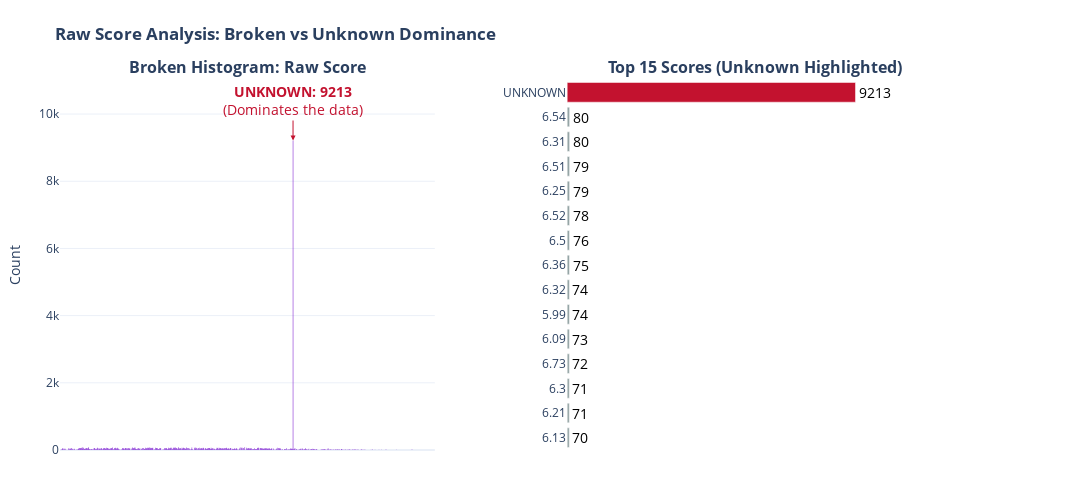

Notebook source saved alongside this figure:
### Markdown cell above
## **II. Target Variable: Score**

### **1. Issue Overview**


### **2. Solution**


### **3. Visual Evidence: Misleading (Raw) vs. Correct (Clean) Insights**

### Code cell
import plotly.express as px
from plotly.subplots import make_subplots
import pandas as pd

# --- Prepare Data ---
df_raw_viz = df_anime_dataset_2023.copy()
df_raw_viz['Score'] = df_raw_viz['Score'].astype(str)

unknown_count = df_raw_viz[df_raw_viz['Score']=='UNKNOWN'].shape[0]

score_counts = df_raw_viz['Score'].value_counts().reset_index()
score_counts.columns = ['Score','Frequency']
score_counts['Color'] = score_counts['Score'].apply(lambda x: 'Misleading (Unknown)' if x=='UNKNOWN' else 'Valid Score')
top_scores = score_counts.head(15)

# --- Create Subplots ---
fig = make_subplots(
    rows=1, cols=2,
    subplot_titles=("<b>Broken Histogram: Raw Score<b>", "<b>Top 15 Scores (Unknown Highlighted)<b>"),
    horizontal_spacing=0.15  # khoảng cách giữa 2 chart
)

# --- Chart 1: Histogram ---
hist_fig = px.histogram(df_raw_viz, x='Score', color_discrete_sequence=["#7814cf"])
for trace in hist_fig.data:
    fig.add_trace(trace, row=1, col=1)

fig.add_annotation(
    x='UNKNOWN', y=unknown_count,
    text=f"<b>UNKNOWN: {unknown_count}</b><br>(Dominates the data)",
    showarrow=True, arrowhead=2, ax=0, ay=-40,
    font=dict(color="#C3122F", size=14), arrowcolor="#C3122F",
    row=1, col=1
)

fig.update_xaxes(type='category', row=1, col=1, showticklabels=False)
fig.update_yaxes(title_text="Count", row=1, col=1)

# --- Chart 2: Horizontal Bar ---
bar_fig = px.bar(
    top_scores,
    x='Frequency',
    y='Score',
    orientation='h',
    color='Color',
    color_discrete_map={'Misleading (Unknown)': '#C3122F', 'Valid Score': '#95a5a6'},
    text='Frequency'
)
for trace in bar_fig.data:
    fig.add_trace(trace, row=1, col=2)

# --- Critical Settings to keep text outside ---
fig.update_traces(textposition='outside', textfont=dict(size=14, color='black'), row=1, col=2)

fig.update_yaxes(categoryorder='total ascending', row=1, col=2, showgrid=False, showline=False)
fig.update_xaxes(showticklabels=False, showgrid=False, zeroline=False, showline=False,
                 row=1, col=2, automargin=True, range=[0, max(top_scores['Frequency'])*1.3])

# --- Layout chung ---
fig.update_layout(
    template='plotly_white',
    showlegend=False,
    height=500,
    width=1300,  # tăng chiều rộng tổng thể
    margin=dict(l=60, r=150, t=80, b=50),
    title_text="<b>Raw Score Analysis: Broken vs Unknown Dominance</b>"
)

fig.show()


# 1. Drop NaN just for plotting (Storytelling purpose: Show the valid distribution)
# In prepared_data.csv, Score is already float, but might have NaNs. 
# We visualize the AVAILABLE valid scores.
valid_scores = df_cleaned['Score'].dropna()

# 2. Calculate Statistics for Annotation
mean_score = valid_scores.mean()
median_score = valid_scores.median()

# 3. Plot Histogram
fig = px.histogram(
    x=valid_scores,
    nbins=40, # Granular bins
    title='<b>True Anime Score Distribution (Cleaned)</b><br><i>(Gaussian-like distribution after removing noise)</i>',
    color_discrete_sequence=["#7C2EC1"], # Professional Blue
    opacity=0.8
)

# 4. Add Mean Line (Vertical Line)
fig.add_vline(
    x=mean_score, 
    line_width=3, 
    line_dash="dash", 
    line_color="#C3122F",
    annotation_text=f"Mean: {mean_score:.2f}", 
    annotation_position="top right"
)

# 5. Declutter
fig.update_layout(
    template='plotly_white',
    xaxis_title="Score (0-10)",
    yaxis_title="Frequency",
    bargap=0.1,
    height=500
)

fig.show()

### Figure 1 — Plotly figure (JSON) as saved in the notebook; plotly's stock layout.template omitted (floating-point values rounded to 4 significant figures; data arrays with more than 128 entries replaced by an {"elided": "..."} marker saying what was removed)
{"data": [{"bingroup": "x", "hovertemplate": "Score=%{x}<br>count=%{y}<extra></extra>", "legendgroup": "", "marker": {"color": "#7814cf", "pattern": {"shape": ""}}, "name": "", "orientation": "v", "showlegend": false, "type": "histogram", "x": {"elided": "24905 str values"}, "xaxis": "x", "yaxis": "y"}, {"hovertemplate": "Color=Misleading (Unknown)<br>Frequency=%{text}<br>Score=%{y}<extra></extra>", "legendgroup": "Misleading (Unknown)", "marker": {"color": "#C3122F", "pattern": {"shape": ""}}, "name": "Misleading (Unknown)", "orientation": "h", "showlegend": true, "text": [9213.0], "textfont": {"color": "black", "size": 14}, "textposition": "outside", "type": "bar", "x": [9213], "xaxis": "x2", "y": ["UNKNOWN"], "yaxis": "y2"}, {"hovertemplate": "Color=Valid Score<br>Frequency=%{text}<br>Score=%{y}<extra></extra>", "legendgroup": "Valid Score", "marker": {"color": "#95a5a6", "pattern": {"shape": ""}}, "name": "Valid Score", "orientation": "h", "showlegend": true, "text": [80.0, 80.0, 79.0, 79.0, 78.0, 76.0, 75.0, 74.0, 74.0, 73.0, 72.0, 71.0, 71.0, 70.0], "textfont": {"color": "black", "size": 14}, "textposition": "outside", "type": "bar", "x": [80, 80, 79, 79, 78, 76, 75, 74, 74, 73, 72, 71, 71, 70], "xaxis": "x2", "y": ["6.31", "6.54", "6.25", "6.51", "6.52", "6.5", "6.36", "5.99", "6.32", "6.09", "6.73", "6.21", "6.3", "6.13"], "yaxis": "y2"}], "layout": {"annotations": [{"font": {"size": 16}, "showarrow": false, "text": "<b>Broken Histogram: Raw Score<b>", "x": 0.2125, "xanchor": "center", "xref": "paper", "y": 1, "yanchor": "bottom", "yref": "paper"}, {"font": {"size": 16}, "showarrow": false, "text": "<b>Top 15 Scores (Unknown Highlighted)<b>", "x": 0.7875, "xanchor": "center", "xref": "paper", "y": 1, "yanchor": "bottom", "yref": "paper"}, {"arrowcolor": "#C3122F", "arrowhead": 2, "ax": 0, "ay": -40, "font": {"color": "#C3122F", "size": 14}, "showarrow": true, "text": "<b>UNKNOWN: 9213</b><br>(Dominates the data)", "x": "UNKNOWN", "xref": "x", "y": 9213, "yref": "y"}], "height": 500, "margin": {"b": 50, "l": 60, "r": 150, "t": 80}, "showlegend": false, "title": {"text": "<b>Raw Score Analysis: Broken vs Unknown Dominance</b>"}, "width": 1300, "xaxis": {"anchor": "y", "domain": [0, 0.425], "showticklabels": false, "type": "category"}, "xaxis2": {"anchor": "y2", "automargin": true, "domain": [0.575, 1], "range": [0, 11980.0], "showgrid": false, "showline": false, "showticklabels": false, "zeroline": false}, "yaxis": {"anchor": "x", "domain": [0, 1], "title": {"text": "Count"}}, "yaxis2": {"anchor": "x2", "categoryorder": "total ascending", "domain": [0, 1], "showgrid": false, "showline": false}}}
